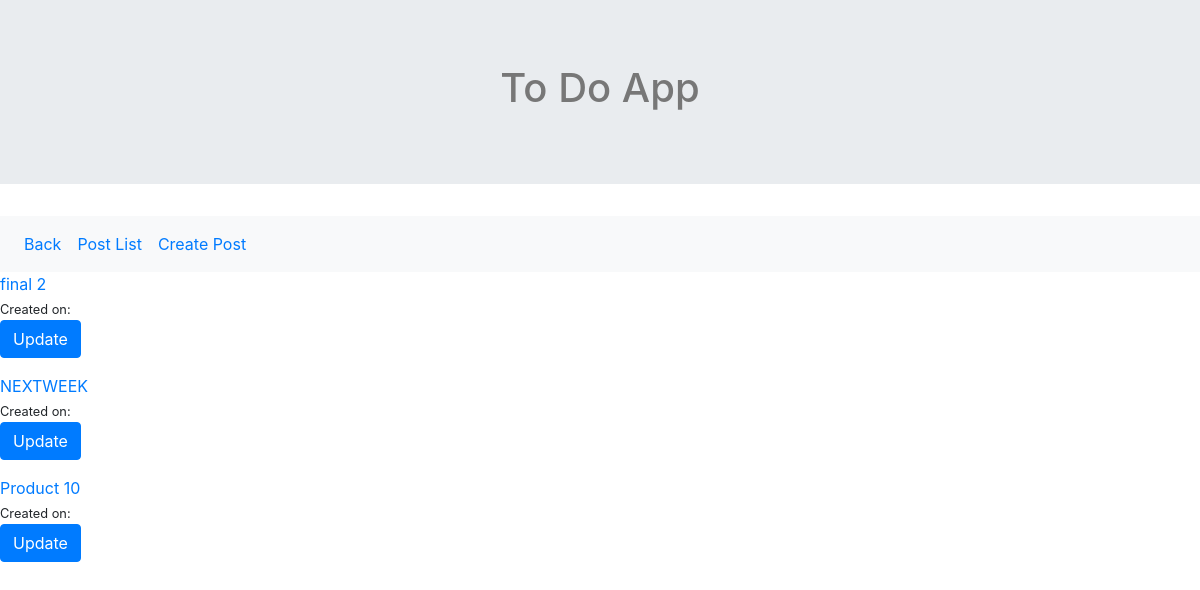
/post/, run on an earlier commit of the app's database.
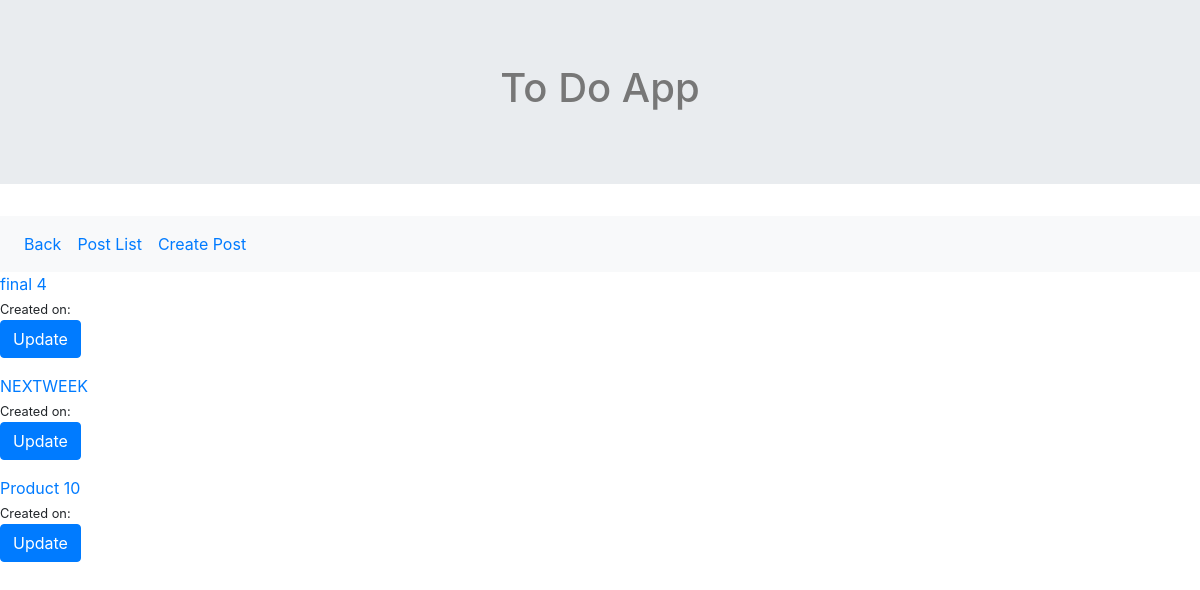
And on a later commit of the database.
### post/models.py (models this page shows, shortened)
class Post(models.Model):
    title       = models.CharField(max_length=120)
    created     = models.DateTimeField(auto_now_add=True)
    description = models.TextField(null=False)
    slug = models.SlugField(max_length=50, unique=True)
    def get_absolute_detail_url(self):
        return reverse("post:post-detail", kwargs={"slug": self.slug})

### post/views.py (the view)
# urls.py: path('', PostListView.as_view(), name='post-list'),
class PostListView(ListView):
    template_name = 'post/post_list.html'
    queryset = Post.objects.all()

### post/templates/post/post_list.html (shortened to what this page needs)
{% extends 'base.html' %}
{% block content %}
    {% for instance in object_list %}
        <a href = '{{ instance.get_absolute_detail_url }}'> {{ instance.title }}</a>
        <br><small>Created on: {{ post.created }}</small></br>
            <button type="button" class="btn btn-primary" data-toggle="modal" data-target="#myModal">
              Update
            </button>
    {% endfor %}
{% endblock content %}

What changed in the data, as far as the page shows it:
changed Post: title "final 2" → "final 4"
